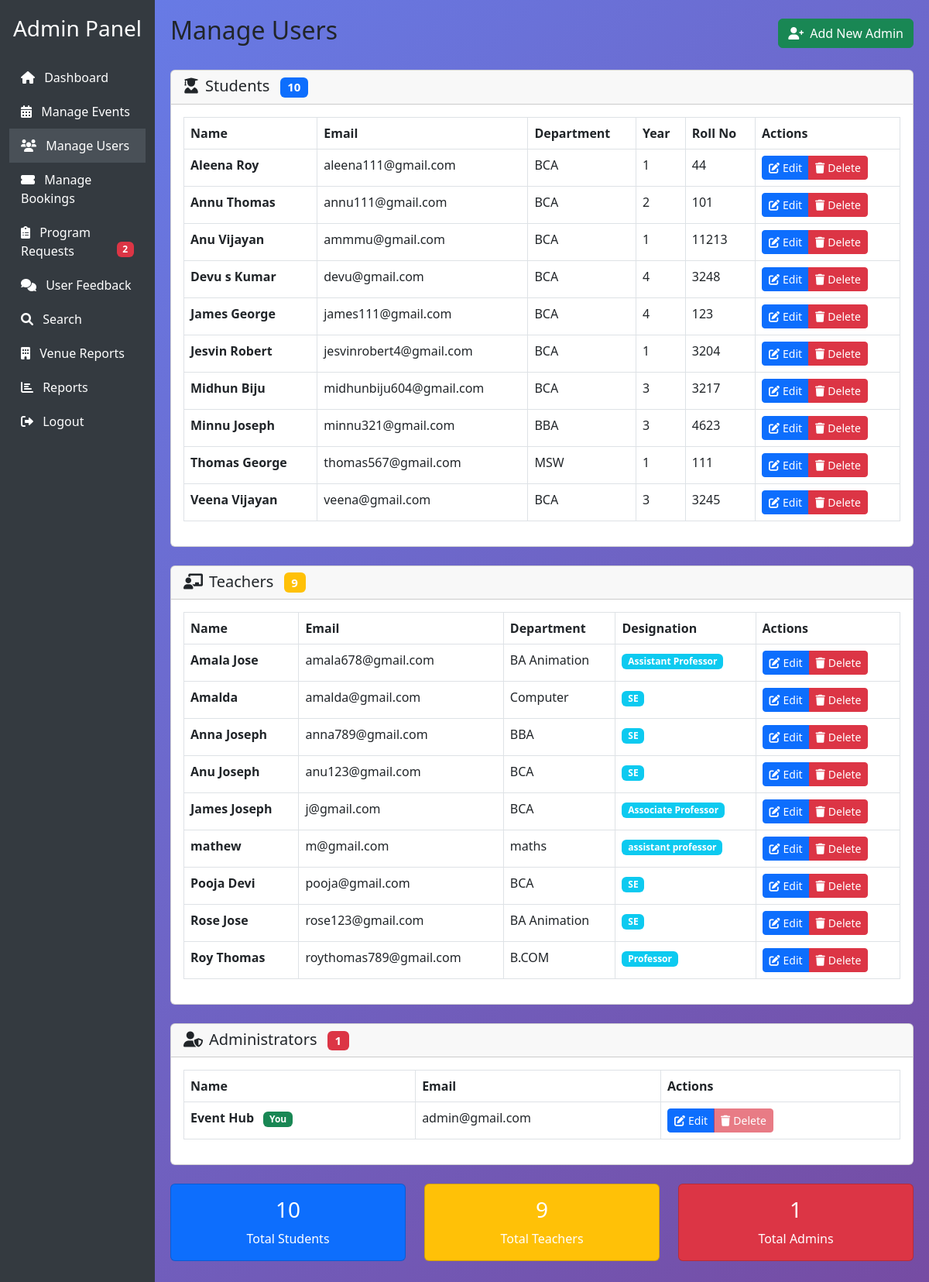
Page /manage_users.php (signed in) on the committed database.
### tables this page shows
CREATE TABLE `students` (
  `student_id` int(11) NOT NULL,
  `first_name` varchar(100) NOT NULL,
  `last_name` varchar(100) NOT NULL,
  `email` varchar(250) NOT NULL,
  `password` varchar(255) NOT NULL,
  `phone_number` varchar(15) DEFAULT NULL,
  `department` varchar(50) DEFAULT NULL,
  `year` int(11) DEFAULT NULL,
  `roll_no` varchar(20) DEFAULT NULL
);

CREATE TABLE `teachers` (
  `teacher_id` int(11) NOT NULL,
  `first_name` varchar(100) NOT NULL,
  `last_name` varchar(100) NOT NULL,
  `email` varchar(100) NOT NULL,
  `password` varchar(255) NOT NULL,
  `phone_number` varchar(15) DEFAULT NULL,
  `department` varchar(50) DEFAULT NULL,
  `designation` varchar(100) DEFAULT NULL
);

### manage_users.php (the view, shortened to what this page needs)
<?php
include __DIR__ . '/includes/admin_layout_start.php';
$conn = new mysqli('localhost', 'root', '', 'event_management');
$students = $conn->query("SELECT student_id, first_name, last_name, email, department, year, roll_no FROM students ORDER BY first_name, last_name");
$teachers = $conn->query("SELECT teacher_id, first_name, last_name, email, department, designation FROM teachers ORDER BY first_name, last_name");
$admins = $conn->query("SELECT admin_id, first_name, last_name, email FROM admin ORDER BY first_name, last_name");
?>
<div class="d-flex justify-content-between align-items-center mb-4">
    <h2>Manage Users</h2>
    <div>
        <a href="add_admin.php" class="btn btn-success">
            <i class="fas fa-user-plus me-2"></i>Add New Admin
        </a>
    </div>
</div>
<div class="card mb-4">
    <div class="card-header">
        <h5 class="mb-0">
            <i class="fas fa-user-graduate me-2"></i>Students
            <span class="badge bg-primary ms-2"><?php echo $students->num_rows; ?></span>
        </h5>
    </div>
    <div class="card-body">
        <div class="table-responsive">
            <table class="table table-bordered table-hover">
                <thead>
                    <tr>
                        <th>Name</th>
                        <th>Email</th>
                        <th>Department</th>
                        <th>Year</th>
                        <th>Roll No</th>
                        <th>Actions</th>
                    </tr>
                </thead>
                <tbody>
                    <?php if ($students->num_rows > 0): ?>
                        <?php while ($student = $students->fetch_assoc()): ?>
                            <tr>
                                <td>
                                    <strong><?php echo htmlspecialchars($student['first_name'] . ' ' . $student['last_name']); ?></strong>
                                </td>
                                <td><?php echo htmlspecialchars($student['email']); ?></td>
                                <td><?php echo htmlspecialchars($student['department']); ?></td>
                                <td><?php echo $student['year']; ?></td>
                                <td><?php echo htmlspecialchars($student['roll_no']); ?></td>
                                <td>
                                    <div class="btn-group" role="group">
                                        <a href="edit_user.php?type=student&id=<?php echo $student['student_id']; ?>"
                                           class="btn btn-primary btn-sm">
                                            <i class="fas fa-edit me-1"></i>Edit
                                        </a>
                                        <a href="manage_users.php?delete=<?php echo $student['student_id']; ?>&type=student"
                                           class="btn btn-danger btn-sm"
                                           onclick="return confirm('Are you sure you want to delete this student?')">
                                            <i class="fas fa-trash me-1"></i>Delete
                                        </a>
                                    </div>
                                </td>
                            </tr>
                        <?php endwhile; ?>
                    <?php else: ?>
                        <tr>
                            <td colspan="6" class="text-center text-muted">No students found</td>
                        </tr>
                    <?php endif; ?>
                </tbody>
            </table>
        </div>
    </div>
</div>
<div class="card mb-4">
    <div class="card-header">
        <h5 class="mb-0">
            <i class="fas fa-chalkboard-teacher me-2"></i>Teachers
            <span class="badge bg-warning ms-2"><?php echo $teachers->num_rows; ?></span>
        </h5>
    </div>
    <div class="card-body">
        <div class="table-responsive">
            <table class="table table-bordered table-hover">
                <thead>
                    <tr>
                        <th>Name</th>
                        <th>Email</th>
                        <th>Department</th>
                        <th>Designation</th>
                        <th>Actions</th>
                    </tr>
                </thead>
                <tbody>
                    <?php if ($teachers->num_rows > 0): ?>
                        <?php while ($teacher = $teachers->fetch_assoc()): ?>
                            <tr>
                                <td>
                                    <strong><?php echo htmlspecialchars($teacher['first_name'] . ' ' . $teacher['last_name']); ?></strong>
                                </td>
                                <td><?php echo htmlspecialchars($teacher['email']); ?></td>
                                <td><?php echo htmlspecialchars($teacher['department']); ?></td>
                                <td>
                                    <span class="badge bg-info"><?php echo htmlspecialchars($teacher['designation']); ?></span>
                                </td>
                                <td>
                                    <div class="btn-group" role="group">
                                        <a href="edit_user.php?type=teacher&id=<?php echo $teacher['teacher_id']; ?>"
                                           class="btn btn-primary btn-sm">
                                            <i class="fas fa-edit me-1"></i>Edit
                                        </a>
                                        <a href="manage_users.php?delete=<?php echo $teacher['teacher_id']; ?>&type=teacher"
                                           class="btn btn-danger btn-sm"
                                           onclick="return confirm('Are you sure you want to delete this teacher?')">
                                            <i class="fas fa-trash me-1"></i>Delete
                                        </a>
                                    </div>
                                </td>
                            </tr>
                        <?php endwhile; ?>
                    <?php else: ?>
                        <tr>
                            <td colspan="5" class="text-center text-muted">No teachers found</td>
                        </tr>
                    <?php endif; ?>
                </tbody>
            </table>
        </div>
    </div>
</div>
<div class="card mb-4">
    <div class="card-header">
        <h5 class="mb-0">
            <i class="fas fa-user-shield me-2"></i>Administrators
            <span class="badge bg-danger ms-2"><?php echo $admins->num_rows; ?></span>
        </h5>
    </div>
    <div class="card-body">
        <div class="table-responsive">
            <table class="table table-bordered table-hover">
                <thead>
                    <tr>
                        <th>Name</th>
                        <th>Email</th>
                        <th>Actions</th>
                    </tr>
                </thead>
                <tbody>
                    <?php if ($admins->num_rows > 0): ?>
                        <?php while ($admin = $admins->fetch_assoc()): ?>
                            <tr>
                                <td>
                                    <strong><?php echo htmlspecialchars($admin['first_name'] . ' ' . $admin['last_name']); ?></strong>
                                    <?php if ($admin['admin_id'] == $_SESSION['user_id']): ?>
                                        <span class="badge bg-success ms-2">You</span>
                                    <?php endif; ?>
                                </td>
                                <td><?php echo htmlspecialchars($admin['email']); ?></td>
                                <td>
                                    <div class="btn-group" role="group">
                                        <a href="edit_user.php?type=admin&id=<?php echo $admin['admin_id']; ?>"
                                           class="btn btn-primary btn-sm">
                                            <i class="fas fa-edit me-1"></i>Edit
                                        </a>
                                        <?php if ($admin['admin_id'] != $_SESSION['user_id']): ?>
                                            <a href="manage_users.php?delete=<?php echo $admin['admin_id']; ?>&type=admin"
                                               class="btn btn-danger btn-sm"
                                               onclick="return confirm('Are you sure you want to delete this admin?')">
                                                <i class="fas fa-trash me-1"></i>Delete
                                            </a>
                                        <?php else: ?>
                                            <button class="btn btn-danger btn-sm" disabled title="Cannot delete your own account">
                                                <i class="fas fa-trash me-1"></i>Delete
                                            </button>
                                        <?php endif; ?>
                                    </div>
                                </td>
                            </tr>
                        <?php endwhile; ?>
                    <?php else: ?>
                        <tr>
                            <td colspan="4" class="text-center text-muted">No administrators found</td>
                        </tr>
                    <?php endif; ?>
                </tbody>
            </table>
        </div>
    </div>
</div>
<div class="row mb-4">
    <div class="col-md-4">
        <div class="card bg-primary text-white">
            <div class="card-body text-center">
                <h3><?php echo $students->num_rows; ?></h3>
                <p class="mb-0">Total Students</p>
            </div>
        </div>
    </div>
    <div class="col-md-4">
        <div class="card bg-warning text-white">
            <div class="card-body text-center">
                <h3><?php echo $teachers->num_rows; ?></h3>
                <p class="mb-0">Total Teachers</p>
            </div>
        </div>
    </div>
    <div class="col-md-4">
        <div class="card bg-danger text-white">
            <div class="card-body text-center">
                <h3><?php echo $admins->num_rows; ?></h3>
                <p class="mb-0">Total Admins</p>
            </div>
        </div>
    </div>
</div>
<?php include __DIR__ . '/includes/admin_layout_end.php'; ?>

### includes/admin_layout_start.php (style rules this page uses)
.card { margin-bottom: 20px; }
body { background: linear-gradient(135deg, #667eea 0%, #764ba2 100%); }

### rows in the picture
students: first_name+last_name "Aleena Roy", email "aleena111@gmail.com", department "BCA", year "1", roll_no "44"
students: first_name+last_name "Annu Thomas", email "annu111@gmail.com", department "BCA", year "2", roll_no "101"
students: first_name+last_name "Anu Vijayan", email "ammmu@gmail.com", department "BCA", year "1", roll_no "11213"
students: first_name+last_name "Devu s Kumar", email "devu@gmail.com", department "BCA", year "4", roll_no "3248"
students: first_name+last_name "James George", email "james111@gmail.com", department "BCA", year "4", roll_no "123"
students: first_name+last_name "Jesvin Robert", email "jesvinrobert4@gmail.com", department "BCA", year "1", roll_no "3204"
students: first_name+last_name "Midhun Biju", email "midhunbiju604@gmail.com", department "BCA", year "3", roll_no "3217"
students: first_name+last_name "Minnu Joseph", email "minnu321@gmail.com", department "BBA", year "3", roll_no "4623"
students: first_name+last_name "Thomas George", email "thomas567@gmail.com", department "MSW", year "1", roll_no "111"
students: first_name+last_name "Veena Vijayan", email "veena@gmail.com", department "BCA", year "3", roll_no "3245"
teachers: first_name+last_name "Amala Jose", email "amala678@gmail.com", department "BA Animation", designation "Assistant Professor"
teachers: first_name+last_name "Amalda", email "amalda@gmail.com", department "Computer", designation "SE"
teachers: first_name+last_name "Anna Joseph", email "anna789@gmail.com", department "BBA", designation "SE"
teachers: first_name+last_name "Anu Joseph", email "anu123@gmail.com", department "BCA", designation "SE"
teachers: first_name+last_name "James Joseph", email "j@gmail.com", department "BCA", designation "Associate Professor"
teachers: first_name+last_name "mathew", email "m@gmail.com", department "maths", designation "assistant professor"
teachers: first_name+last_name "Pooja Devi", email "pooja@gmail.com", department "BCA", designation "SE"
teachers: first_name+last_name "Rose Jose", email "rose123@gmail.com", department "BA Animation", designation "SE"
teachers: first_name+last_name "Roy Thomas", email "roythomas789@gmail.com", department "B.COM", designation "Professor"

### other values in the picture
$pendingCount "2"
$students->num_rows "10"
$teachers->num_rows "9"
$admins->num_rows "1"
$admin['first_name'] . ' ' . $admin['last_name'] "Event Hub"
$admin['email'] "admin@gmail.com"
